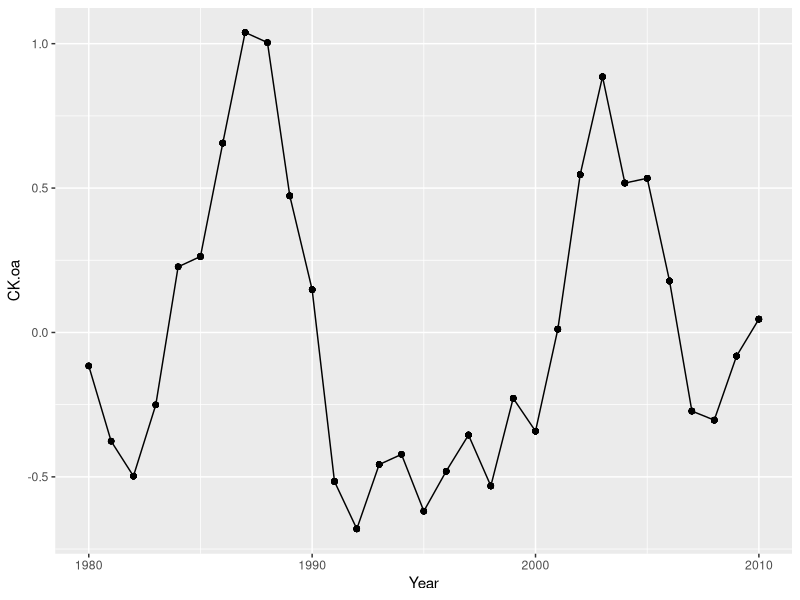
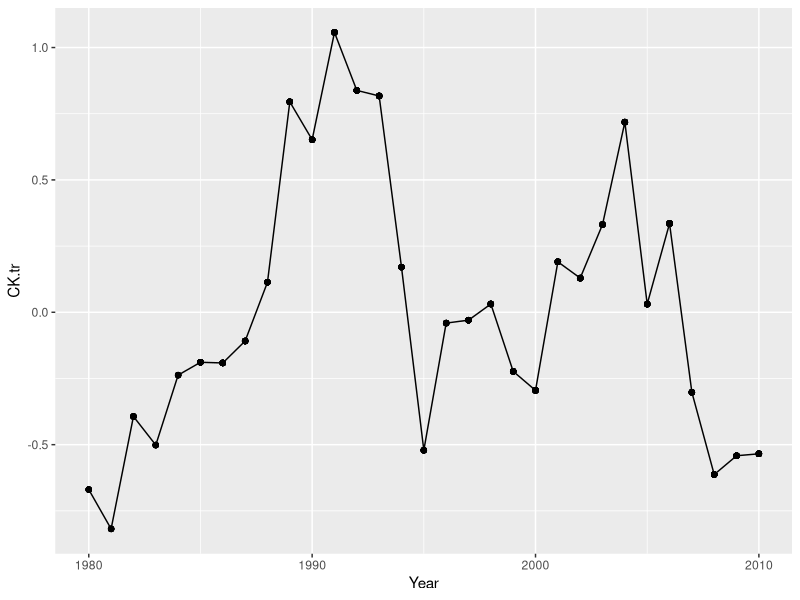
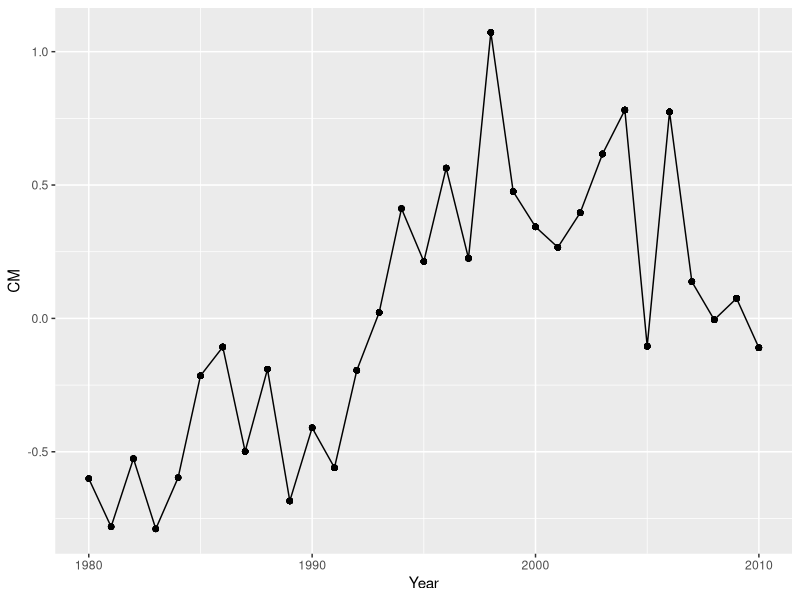
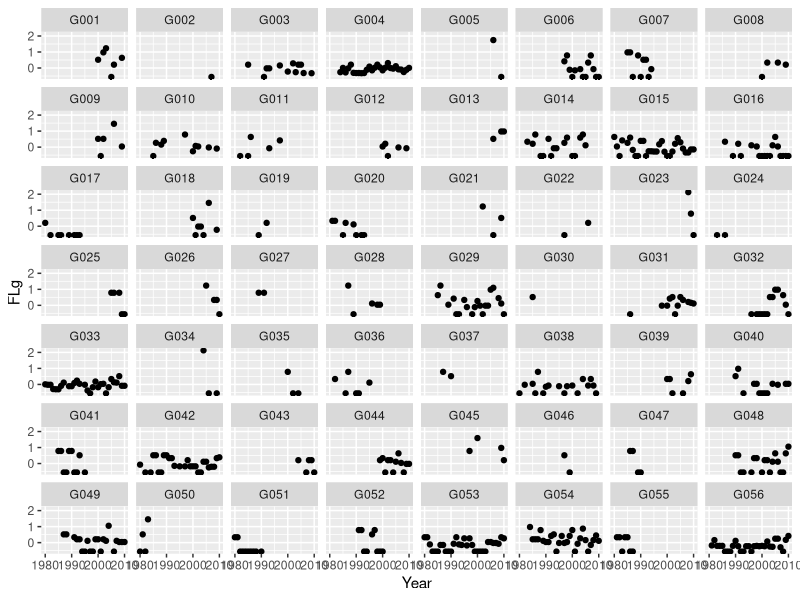
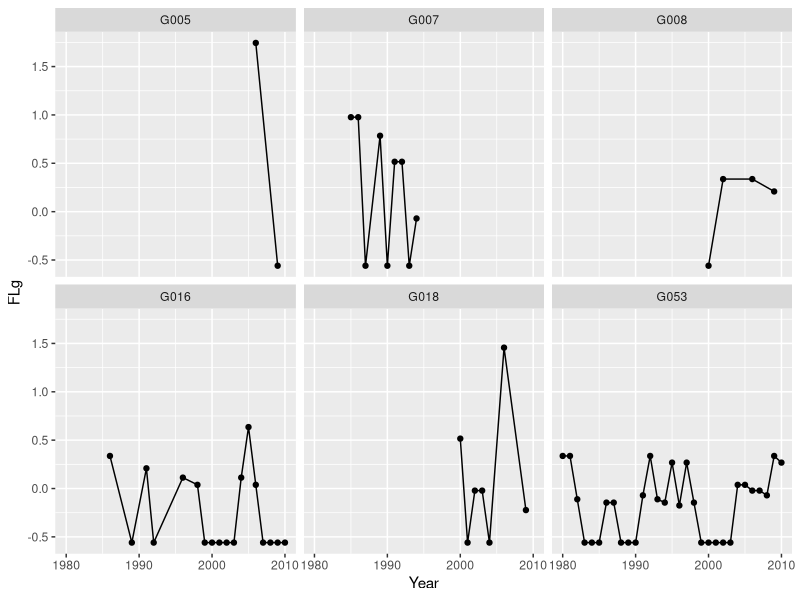
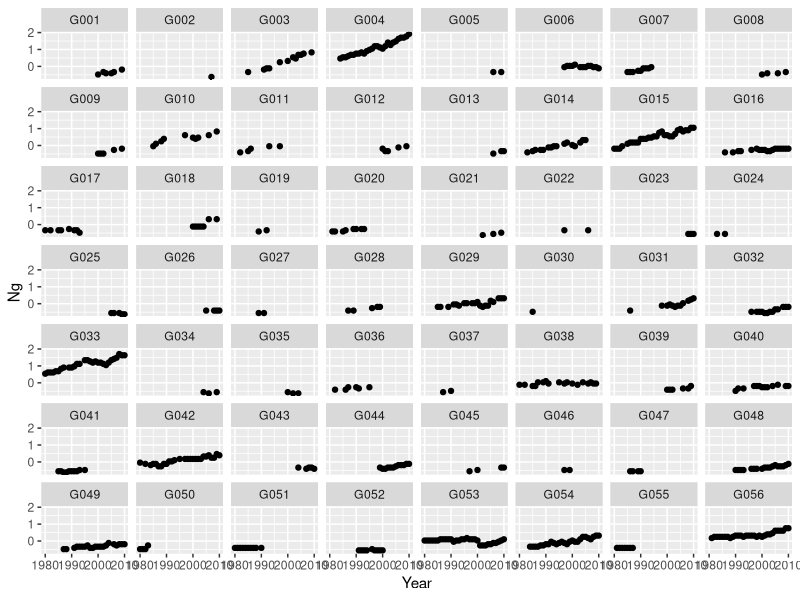
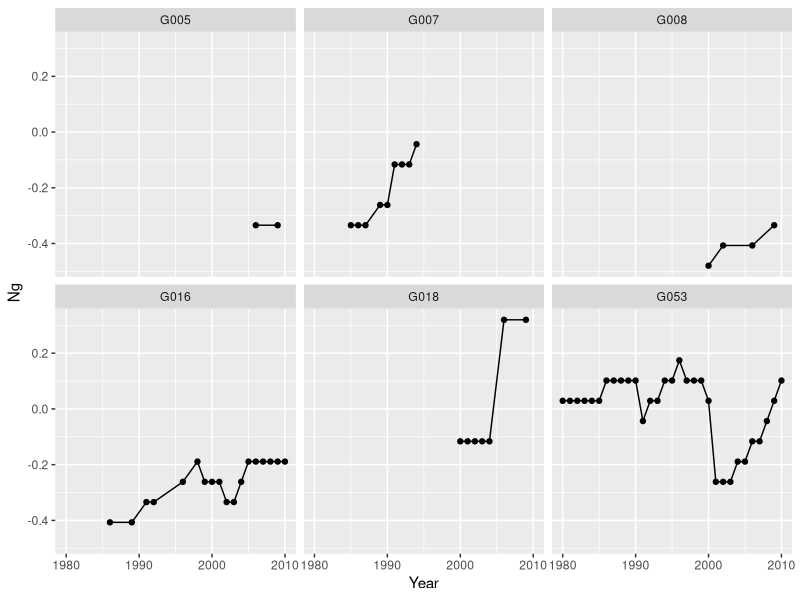
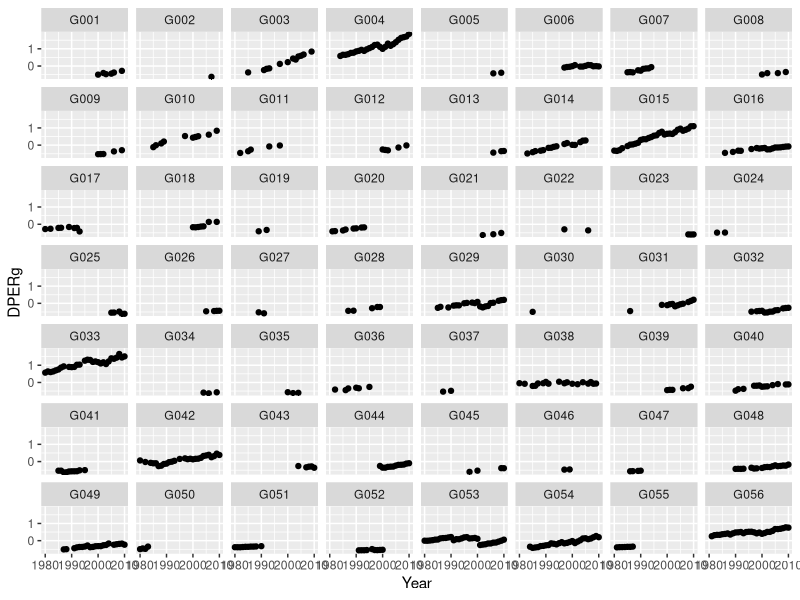

Here is the R script that generated these plots, in order: (Note: this script raises an error after producing the figures.)
## ---- chunk 1
library(here)
library(tidyverse)
library(dplyr)
## ---- chunk 2
#Reading in the Data
library(here)
here()
#orca_data <- read.csv(here("Project", "Raw Data", "stredulinsky2021.csv")) 
# Maddy's read in
orca_data<- read.csv(here("stredulinsky2021.csv")) #Kaylie's'/Clara Read in 

## ---- chunk 3
# Exploring
head(orca_data)
glimpse(orca_data)
#okay 25 columns that is a lot.

which(is.na(orca_data))
#no NA's
## ---- chunk 4
#Creating Subset
orca_data_subset <- select(orca_data, Year, Group.ID,
                           CK.oa, CK.tr, CM, DPERg, FLg, FRg, Ng)
                          

head(orca_data_subset)
## ---- chunk 5
#Checking for Na's
which(is.na(orca_data_subset))
#okay so it appears we don't have any missing values. 
## ---- chunk 6
orca_data_sub2 <- orca_data %>%
  select(Year, Group.ID, CK.oa, CK.tr, CM, DPERg, FLg, Ng)

#selecting 6 random groups to look at because 56 is hard to see at once
groups <- sample(1:56, 6, replace = F) #sample 6 random numbers from 1-56
groups <- as.character(groups)
for(i in 1:length(groups)){ #for each number
  if(nchar(groups[i])==1){ #if the number of characters is 1 (1, 2, 3...)
    groups[i] <- paste("G00", groups[i], sep="") #add G00 in front
  }
  else{ #if the number is not 1 (10, 11, 12...)
  groups[i] <- paste("G0", groups[i], sep="") #add G0 in front
  }
}

orca_data_sub2_6 <- orca_data_sub2 %>% #filter for the 6 groups
  filter(Group.ID == groups[1] | Group.ID == groups[2] | Group.ID == groups[3] |
         Group.ID == groups[4] | Group.ID == groups[5] | Group.ID == groups[6])

#Checking number of observations from each group
orca_data_sub2 %>% 
  group_by(Group.ID) %>% 
  tally() %>% 
  arrange(n, desc(n))

#G002, G003 have 1 observation
#G005, G0019, G022, G024, G027, G037, G046 have 2 observations
## ---- chunk 7
#Salmon over time
ggplot(orca_data_sub2, aes(Year, CK.oa))+
  geom_point()+
  geom_line()

ggplot(orca_data_sub2, aes(Year, CK.tr))+
  geom_point()+
  geom_line()

ggplot(orca_data_sub2, aes(Year, CM))+
  geom_point()+
  geom_line()

#Lactating females over time in groups
ggplot(orca_data_sub2, aes(Year, FLg))+
  geom_point()+
  facet_wrap(~Group.ID)

ggplot(orca_data_sub2_6, aes(Year, FLg))+
  geom_point()+
  geom_line()+ #improves readability
  facet_wrap(~Group.ID)


#Number of individuals in groups
ggplot(orca_data_sub2, aes(Year, Ng))+
  geom_point()+
  facet_wrap(~Group.ID)

ggplot(orca_data_sub2_6, aes(Year, Ng))+
  geom_point()+
  geom_line()+
  facet_wrap(~Group.ID)

#pod energetic requirement
ggplot(orca_data_sub2, aes(Year, DPERg))+
  geom_point()+
  facet_wrap(~Group.ID)

ggplot(orca_data_sub2_6, aes(Year, DPERg))+
  geom_point()+
  geom_line()+
  facet_wrap(~Group.ID)
## ---- chunk 8
orca_data_sub2 %>% 
  select(CK.oa, Year, Group.ID) %>% 
  plot()
## ---- chunk 9
orca_data_sub2 %>% 
  select(CK.oa) %>% 
  summary() 

hist(orca_data_sub2$CK.oa)
hist(orca_data_sub2$FLg) #Y is not normally distributed Transform to log?
## ---- chunk 10
library(lme4)
library(lmerTest)
CK_FLg_Year<-lmer(FLg~CK.oa+ (1|Year), data = orca_data_sub2, REML= FALSE)
summary (CK_FLg)
## ---- chunk 11
CK_FLg_Year_GroupID<-lmer(FLg~CK.oa + (1|Year) + (1|Group.ID), data = orca_data_sub2, REML= FALSE)
summary (CK_FLg)

plot(CK_FLg_Year_GroupID) # I dont know
## ---- chunk 12
# log transforming FLG 
orca_data_sub2$FLg <- log(orca_data_sub2$FLg)

CK_FLg_Year_GroupID_logtransform<-lmer(FLg~CK.oa + (1|Year) + (1|Group.ID), data = orca_data_sub2, REML= FALSE)
#looks better! 
plot(CK_FLg_Year_GroupID_logtransform)

#exponentially transforming FLG
orca_data_sub2$FLg <- exp(orca_data_sub2$FLg)


CK_FLg_Year_GroupID_exptransform<-lmer(FLg~CK.oa + (1|Year) + (1|Group.ID), data = orca_data_sub2, REML= FALSE)
#this also looks somewhat better than the original but I think the log one is a better transformation 
plot(CK_FLg_Year_GroupID_exptransform)
